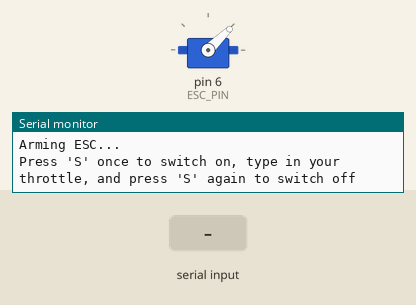
Bench run of a sketch on a simulated Arduino Uno, built with avr-gcc and run on an emulated ATmega328P. Parts: servo, the last lines printed to the serial monitor. Inputs (shaded band) come from the test bench.

Above: at 4.2 s.
4.3 s: "S\n" received over Serial
5.8 s: "90,45\n" received over Serial
At 6.4 s:
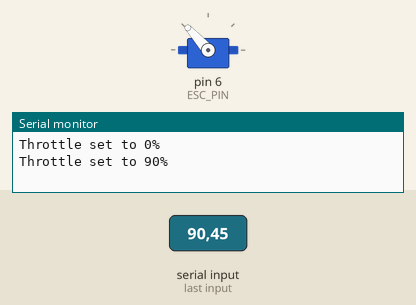
7.3 s: "30,150\n" received over Serial
At 7.6 s:
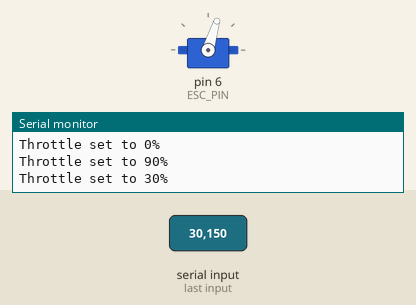
8.8 s: "90\n" received over Serial
At 10.0 s:
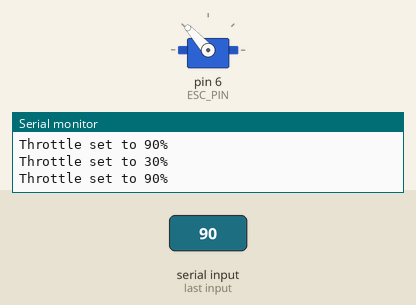
Timing chart, 0 to 11.3 s (numbered marks = the images above; inputs shaded):
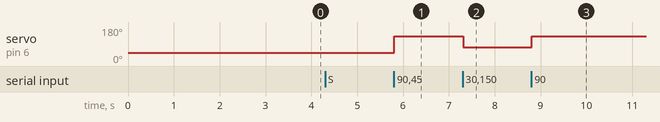

The sketch:

ESC_Controller.ino
```cpp
#include <Servo.h>

#define ESC_PIN 6  // ESC connected to GP6

Servo esc;
int throttle = 0;  // Stores throttle value
bool motorOn = false;  // Motor state

void setup() {
  Serial.begin(115200);
  esc.attach(ESC_PIN);

  Serial.println("Arming ESC...");
  esc.writeMicroseconds(1000);  // Min throttle for arming
  delay(3000);

  Serial.println("Press 'S' once to switch on, type in your throttle, and press 'S' again to switch off");
}

void loop() {
  if (Serial.available()) {
    String input = Serial.readStringUntil('\n');
    input.trim();  // Remove extra spaces/newlines

    int newThrottle = input.toInt();
      if (newThrottle >= 0 && newThrottle <= 100) {
        throttle = newThrottle;
        Serial.print("Throttle set to ");
        Serial.print(throttle);
        Serial.println("%");
      }

    if (input.equalsIgnoreCase("S")) {
      motorOn = true;;
    }
  }

  // Only send throttle if motor is ON
  int pulse = motorOn ? map(throttle, 0, 100, 1000, 2000) : 1000;
  esc.writeMicroseconds(pulse);

  delay(100);
}
```

Measured:
- after the input at 5.8 s, servo on pin 6 (ESC_PIN): 44° → 132° at once
- after the input at 7.3 s, servo on pin 6 (ESC_PIN): 132° → 73° at once
- after the input at 8.8 s, servo on pin 6 (ESC_PIN): 73° → 132° at once
